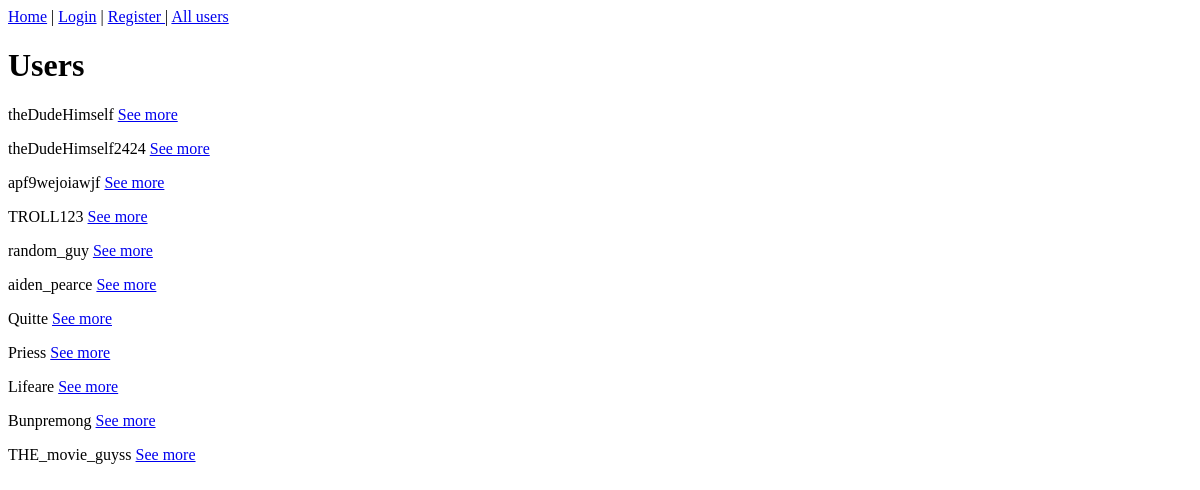
The app's page /users/, older data.
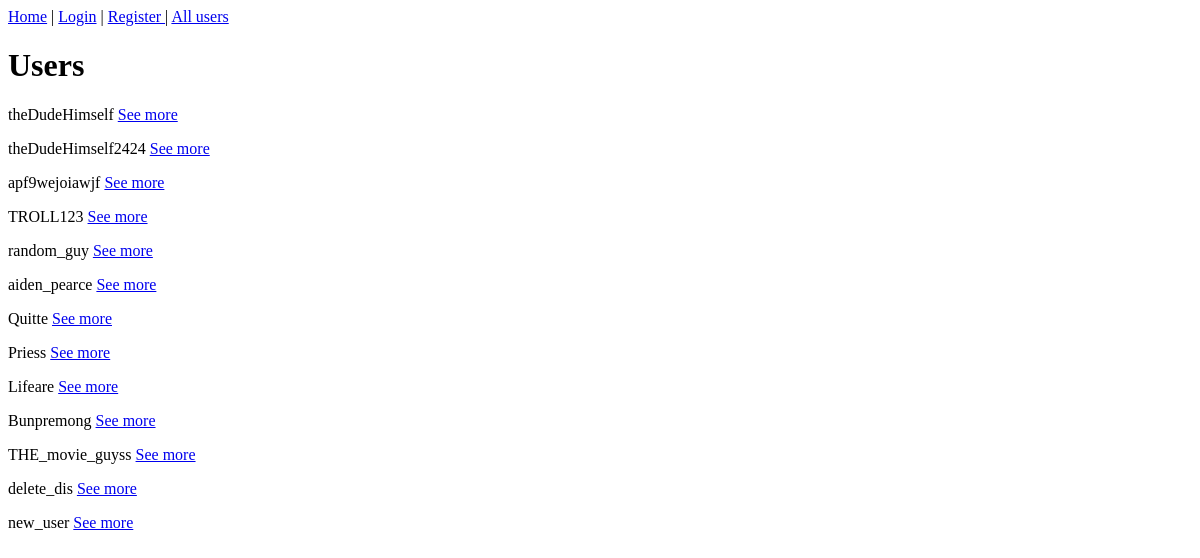
The same page, newer data.
### user/models.py (models this page shows)
class User(AbstractUser):
    is_superuser = None
    is_staff = None
    is_admin = models.BooleanField(default=False)

### user/views.py (the view)
# urls.py: path('', views.UserListView.as_view(), name='users'),
class UserListView(generic.ListView):
    model = User
    template_name = 'user/users.html'
    context_object_name = 'users'

### user/templates/user/users.html (shortened to what this page needs)
{% extends 'base.html' %}
{% block body %}
    <h1>Users</h1>
    {% for user in users %}
      <div>
        <p>{{ user.username }} <a href="{% url 'user:user' user.id %}">See more</a></p>
      </div>
    {% endfor %}
{% endblock %}

### templates/base.html (shortened to what this page needs)
<!DOCTYPE html>
<html lang="en">
<head>
</head>
<body>
<header>
    <a href="/">Home</a> |
    {% if user.is_authenticated %}
        Hello, {{user.username}}. Not you? <a href="{% url 'logout' %}">Logout here</a> |
        <a href="{% url 'user:user' user.id %}">View your profile</a> |
    {% else %}
        <a href="{% url 'login' %}">Login</a> |
        <a href="{% url 'register' %}">Register </a> |
    {% endif %}
    <a href="{% url 'user:users' %}">All users</a>
</header>
{% block body %}
{% endblock %}
</body>
</html>

Row changes from the older to the newer data that the page shows:
added User: username "delete_dis"
added User: username "new_user"
